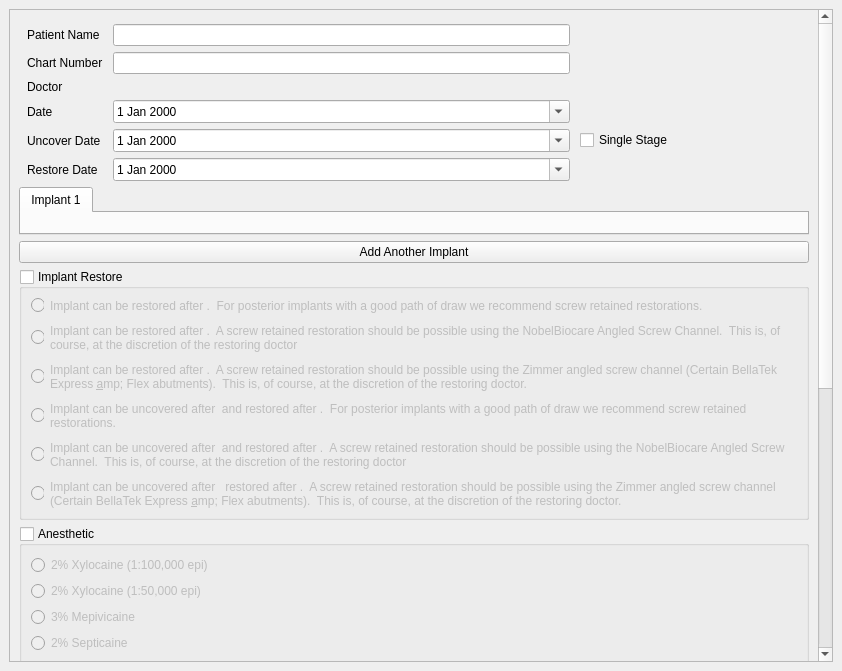
<?xml version="1.0" encoding="UTF-8"?>
<ui version="4.0">
 <class>MainWindow</class>
 <widget class="QMainWindow" name="MainWindow">
  <property name="geometry">
   <rect>
    <x>0</x>
    <y>0</y>
    <width>842</width>
    <height>671</height>
   </rect>
  </property>
  <property name="sizePolicy">
   <sizepolicy hsizetype="Expanding" vsizetype="Expanding">
    <horstretch>0</horstretch>
    <verstretch>0</verstretch>
   </sizepolicy>
  </property>
  <property name="windowTitle">
   <string>MainWindow</string>
  </property>
  <property name="styleSheet">
   <string notr="true"/>
  </property>
  <widget class="QWidget" name="centralwidget">
   <property name="sizePolicy">
    <sizepolicy hsizetype="Expanding" vsizetype="Expanding">
     <horstretch>0</horstretch>
     <verstretch>0</verstretch>
    </sizepolicy>
   </property>
   <layout class="QVBoxLayout" name="verticalLayout">
    <item>
     <widget class="QScrollArea" name="mainScroll">
      <property name="sizePolicy">
       <sizepolicy hsizetype="Expanding" vsizetype="Expanding">
        <horstretch>0</horstretch>
        <verstretch>0</verstretch>
       </sizepolicy>
      </property>
      <property name="verticalScrollBarPolicy">
       <enum>Qt::ScrollBarAlwaysOn</enum>
      </property>
      <property name="widgetResizable">
       <bool>true</bool>
      </property>
      <widget class="QWidget" name="scrollAreaWidgetContents">
       <property name="geometry">
        <rect>
         <x>0</x>
         <y>-373</y>
         <width>805</width>
         <height>1024</height>
        </rect>
       </property>
       <layout class="QGridLayout" name="gridLayout_3">
        <item row="4" column="0">
         <layout class="QGridLayout" name="bottomGrid">
          <item row="0" column="0">
           <widget class="QGroupBox" name="anestheticBox">
            <property name="title">
             <string>Anesthetic</string>
            </property>
            <property name="checkable">
             <bool>true</bool>
            </property>
            <property name="checked">
             <bool>false</bool>
            </property>
            <layout class="QVBoxLayout" name="verticalLayout_11">
             <item>
              <widget class="QRadioButton" name="radioButton_46">
               <property name="text">
                <string>2% Xylocaine (1:100,000 epi)</string>
               </property>
              </widget>
             </item>
             <item>
              <widget class="QRadioButton" name="radioButton_54">
               <property name="text">
                <string>2% Xylocaine (1:50,000 epi)</string>
               </property>
              </widget>
             </item>
             <item>
              <widget class="QRadioButton" name="radioButton_49">
               <property name="text">
                <string>3% Mepivicaine</string>
               </property>
              </widget>
             </item>
             <item>
              <widget class="QRadioButton" name="radioButton_48">
               <property name="text">
                <string>2% Septicaine</string>
               </property>
              </widget>
             </item>
             <item>
              <widget class="QRadioButton" name="radioButton_47">
               <property name="text">
                <string>2% Marcaine</string>
               </property>
              </widget>
             </item>
            </layout>
           </widget>
          </item>
          <item row="2" column="0">
           <widget class="QGroupBox" name="prescriptionsBox">
            <property name="title">
             <string>Prescriptions</string>
            </property>
            <property name="checkable">
             <bool>true</bool>
            </property>
            <property name="checked">
             <bool>false</bool>
            </property>
            <layout class="QVBoxLayout" name="verticalLayout_12">
             <item>
              <widget class="QCheckBox" name="checkBox_3">
               <property name="text">
                <string>Amoxicillin 500mg; 30 caps; Take 1 cap tid til gone</string>
               </property>
              </widget>
             </item>
             <item>
              <widget class="QCheckBox" name="checkBox_9">
               <property name="text">
                <string>PenVK 500mg; 30 caps; Take 1 cap tid til gone</string>
               </property>
              </widget>
             </item>
             <item>
              <widget class="QCheckBox" name="checkBox_8">
               <property name="text">
                <string>Cephelexin 500mg; 32 caps; Take 1 cap qid til gone</string>
               </property>
              </widget>
             </item>
             <item>
              <widget class="QCheckBox" name="checkBox_7">
               <property name="text">
                <string>Clindamycin 300mg; 30 caps; Take 1 cap tid til gone</string>
               </property>
              </widget>
             </item>
             <item>
              <widget class="QCheckBox" name="checkBox_6">
               <property name="text">
                <string>Ibuprofen 600mg; 24 tabs; Take 1 tab q6h</string>
               </property>
              </widget>
             </item>
             <item>
              <widget class="QCheckBox" name="checkBox_5">
               <property name="text">
                <string>Norco-5; 24 tabs; Take 1 tab between doses of Ibuprofen prn pain</string>
               </property>
              </widget>
             </item>
             <item>
              <widget class="QCheckBox" name="checkBox_4">
               <property name="text">
                <string>Norco-5; 24 tabs; Take 1 tab q4-6h prn pain</string>
               </property>
              </widget>
             </item>
            </layout>
           </widget>
          </item>
          <item row="1" column="0">
           <widget class="QGroupBox" name="toleranceBox">
            <property name="title">
             <string>Patient Tolerance</string>
            </property>
            <property name="checkable">
             <bool>false</bool>
            </property>
            <property name="checked">
             <bool>false</bool>
            </property>
            <layout class="QHBoxLayout" name="horizontalLayout_3">
             <item>
              <widget class="QRadioButton" name="radioButton_50">
               <property name="text">
                <string>Excellent</string>
               </property>
               <property name="checked">
                <bool>true</bool>
               </property>
              </widget>
             </item>
             <item>
              <widget class="QRadioButton" name="radioButton_53">
               <property name="text">
                <string>Good</string>
               </property>
              </widget>
             </item>
             <item>
              <widget class="QRadioButton" name="radioButton_52">
               <property name="text">
                <string>Fair</string>
               </property>
              </widget>
             </item>
             <item>
              <widget class="QRadioButton" name="radioButton_51">
               <property name="text">
                <string>Poor</string>
               </property>
              </widget>
             </item>
            </layout>
           </widget>
          </item>
          <item row="4" column="0">
           <widget class="QPushButton" name="addXray">
            <property name="text">
             <string>Upload X-Ray</string>
            </property>
           </widget>
          </item>
          <item row="5" column="0">
           <widget class="QLabel" name="xrayPath">
            <property name="text">
             <string>File Path: No Image Selected</string>
            </property>
           </widget>
          </item>
         </layout>
        </item>
        <item row="0" column="0">
         <layout class="QGridLayout" name="topGrid" rowstretch="0,0,0,0,0,0,0" columnstretch="0,2,1">
          <property name="leftMargin">
           <number>8</number>
          </property>
          <property name="topMargin">
           <number>5</number>
          </property>
          <property name="horizontalSpacing">
           <number>10</number>
          </property>
          <item row="6" column="1">
           <widget class="QDateEdit" name="restoreDate">
            <property name="calendarPopup">
             <bool>true</bool>
            </property>
           </widget>
          </item>
          <item row="4" column="1">
           <widget class="QDateEdit" name="date">
            <property name="calendarPopup">
             <bool>true</bool>
            </property>
           </widget>
          </item>
          <item row="2" column="0">
           <widget class="QLabel" name="label_7">
            <property name="text">
             <string>Chart Number</string>
            </property>
            <property name="buddy">
             <cstring>chartNumber</cstring>
            </property>
           </widget>
          </item>
          <item row="3" column="0">
           <widget class="QLabel" name="label_2">
            <property name="text">
             <string>Doctor</string>
            </property>
           </widget>
          </item>
          <item row="5" column="1">
           <widget class="QDateEdit" name="uncoverDate">
            <property name="enabled">
             <bool>true</bool>
            </property>
            <property name="calendarPopup">
             <bool>true</bool>
            </property>
           </widget>
          </item>
          <item row="4" column="0">
           <widget class="QLabel" name="label_3">
            <property name="text">
             <string>Date</string>
            </property>
            <property name="buddy">
             <cstring>date</cstring>
            </property>
           </widget>
          </item>
          <item row="5" column="2">
           <widget class="QCheckBox" name="singleStage">
            <property name="text">
             <string>Single Stage</string>
            </property>
           </widget>
          </item>
          <item row="2" column="1">
           <widget class="QLineEdit" name="chartNumber"/>
          </item>
          <item row="0" column="1">
           <widget class="QLineEdit" name="patientName">
            <property name="toolTip">
             <string>&lt;html&gt;&lt;head/&gt;&lt;body&gt;&lt;p&gt;Can be written as either:&lt;/p&gt;&lt;p&gt;Firstname Lastname&lt;/p&gt;&lt;p&gt;OR&lt;/p&gt;&lt;p&gt;Lastname, Firstname&lt;/p&gt;&lt;p&gt;(note the comma)&lt;/p&gt;&lt;/body&gt;&lt;/html&gt;</string>
            </property>
           </widget>
          </item>
          <item row="5" column="0">
           <widget class="QLabel" name="label_5">
            <property name="text">
             <string>Uncover Date</string>
            </property>
            <property name="buddy">
             <cstring>uncoverDate</cstring>
            </property>
           </widget>
          </item>
          <item row="6" column="0">
           <widget class="QLabel" name="label_4">
            <property name="text">
             <string>Restore Date</string>
            </property>
            <property name="buddy">
             <cstring>restoreDate</cstring>
            </property>
           </widget>
          </item>
          <item row="0" column="0">
           <widget class="QLabel" name="label">
            <property name="toolTip">
             <string>&lt;html&gt;&lt;head/&gt;&lt;body&gt;&lt;p&gt;Can be written as either:&lt;/p&gt;&lt;p&gt;Firstname Lastname&lt;/p&gt;&lt;p&gt;OR&lt;/p&gt;&lt;p&gt;Lastname, Firstname&lt;/p&gt;&lt;p&gt;(note the comma)&lt;/p&gt;&lt;/body&gt;&lt;/html&gt;</string>
            </property>
            <property name="inputMethodHints">
             <set>Qt::ImhNone</set>
            </property>
            <property name="text">
             <string>Patient Name</string>
            </property>
            <property name="buddy">
             <cstring>patientName</cstring>
            </property>
           </widget>
          </item>
          <item row="3" column="1">
           <layout class="QVBoxLayout" name="doctorBox"/>
          </item>
         </layout>
        </item>
        <item row="5" column="0">
         <layout class="QGridLayout" name="buttonGrid" rowstretch="0,0,0,0,0">
          <item row="3" column="0">
           <widget class="QPushButton" name="printSurgeryReport">
            <property name="text">
             <string>Create Document and Update Excel</string>
            </property>
           </widget>
          </item>
          <item row="4" column="0">
           <widget class="QPushButton" name="printChartNotesReport">
            <property name="text">
             <string>Update Excel Chart</string>
            </property>
           </widget>
          </item>
          <item row="2" column="0">
           <widget class="Line" name="line">
            <property name="midLineWidth">
             <number>5</number>
            </property>
            <property name="orientation">
             <enum>Qt::Horizontal</enum>
            </property>
           </widget>
          </item>
         </layout>
        </item>
        <item row="6" column="0">
         <widget class="QLabel" name="label_6">
          <property name="enabled">
           <bool>false</bool>
          </property>
          <property name="text">
           <string/>
          </property>
         </widget>
        </item>
        <item row="3" column="0">
         <layout class="QGridLayout" name="reportGrid">
          <item row="18" column="0">
           <widget class="QGroupBox" name="implantRestoreBox">
            <property name="title">
             <string>Implant Restore</string>
            </property>
            <property name="checkable">
             <bool>true</bool>
            </property>
            <property name="checked">
             <bool>false</bool>
            </property>
            <layout class="QGridLayout" name="gridLayout_8">
             <property name="horizontalSpacing">
              <number>6</number>
             </property>
             <property name="verticalSpacing">
              <number>11</number>
             </property>
             <item row="0" column="2">
              <widget class="QLabel" name="restoreOpt1">
               <property name="text">
                <string>Implant can be restored after &lt;Implant restore date&gt;.  For posterior implants with a good path of draw we recommend screw retained restorations.  </string>
               </property>
               <property name="wordWrap">
                <bool>true</bool>
               </property>
               <property name="buddy">
                <cstring>restoreBtn1</cstring>
               </property>
              </widget>
             </item>
             <item row="3" column="0">
              <widget class="QRadioButton" name="restoreBtn4">
               <property name="maximumSize">
                <size>
                 <width>13</width>
                 <height>16777215</height>
                </size>
               </property>
               <property name="text">
                <string/>
               </property>
              </widget>
             </item>
             <item row="2" column="2">
              <widget class="QLabel" name="restoreOpt3">
               <property name="text">
                <string>Implant can be restored after &lt;Implant restore date&gt;.  A screw retained restoration should be possible using the Zimmer angled screw channel (Certain BellaTek Express &amp; Flex abutments).  This is, of course, at the discretion of the restoring doctor.</string>
               </property>
               <property name="wordWrap">
                <bool>true</bool>
               </property>
               <property name="buddy">
                <cstring>restoreBtn3</cstring>
               </property>
              </widget>
             </item>
             <item row="5" column="0">
              <widget class="QRadioButton" name="restoreBtn6">
               <property name="maximumSize">
                <size>
                 <width>13</width>
                 <height>16777215</height>
                </size>
               </property>
               <property name="text">
                <string/>
               </property>
              </widget>
             </item>
             <item row="2" column="0">
              <widget class="QRadioButton" name="restoreBtn3">
               <property name="maximumSize">
                <size>
                 <width>13</width>
                 <height>16777215</height>
                </size>
               </property>
               <property name="text">
                <string/>
               </property>
              </widget>
             </item>
             <item row="0" column="0">
              <widget class="QRadioButton" name="restoreBtn1">
               <property name="maximumSize">
                <size>
                 <width>13</width>
                 <height>16777215</height>
                </size>
               </property>
               <property name="text">
                <string/>
               </property>
              </widget>
             </item>
             <item row="4" column="0">
              <widget class="QRadioButton" name="restoreBtn5">
               <property name="maximumSize">
                <size>
                 <width>13</width>
                 <height>16777215</height>
                </size>
               </property>
               <property name="text">
                <string/>
               </property>
              </widget>
             </item>
             <item row="1" column="0">
              <widget class="QRadioButton" name="restoreBtn2">
               <property name="maximumSize">
                <size>
                 <width>13</width>
                 <height>16777215</height>
                </size>
               </property>
               <property name="text">
                <string/>
               </property>
              </widget>
             </item>
             <item row="1" column="2">
              <widget class="QLabel" name="restoreOpt2">
               <property name="text">
                <string>Implant can be restored after &lt;Implant restore date&gt;.  A screw retained restoration should be possible using the NobelBiocare Angled Screw Channel.  This is, of course, at the discretion of the restoring doctor</string>
               </property>
               <property name="wordWrap">
                <bool>true</bool>
               </property>
               <property name="buddy">
                <cstring>restoreBtn2</cstring>
               </property>
              </widget>
             </item>
             <item row="4" column="2">
              <widget class="QLabel" name="restoreOpt5">
               <property name="text">
                <string>Implant can be uncovered after &lt;implant uncovery date&gt; and restored after &lt;Implant restore date&gt;.  A screw retained restoration should be possible using the NobelBiocare Angled Screw Channel.  This is, of course, at the discretion of the restoring doctor</string>
               </property>
               <property name="wordWrap">
                <bool>true</bool>
               </property>
               <property name="buddy">
                <cstring>restoreBtn5</cstring>
               </property>
              </widget>
             </item>
             <item row="3" column="2">
              <widget class="QLabel" name="restoreOpt4">
               <property name="text">
                <string>Implant can be uncovered after &lt;implant uncovery date&gt; and restored after &lt;Implant restore date&gt;.  For posterior implants with a good path of draw we recommend screw retained restorations.  </string>
               </property>
               <property name="wordWrap">
                <bool>true</bool>
               </property>
               <property name="buddy">
                <cstring>restoreBtn4</cstring>
               </property>
              </widget>
             </item>
             <item row="5" column="2">
              <widget class="QLabel" name="restoreOpt6">
               <property name="text">
                <string>Implant can be uncovered after &lt;implant uncovery date&gt;  restored after &lt;Implant restore date&gt;.  A screw retained restoration should be possible using the Zimmer angled screw channel (Certain BellaTek Express &amp; Flex abutments).  This is, of course, at the discretion of the restoring doctor.</string>
               </property>
               <property name="wordWrap">
                <bool>true</bool>
               </property>
               <property name="buddy">
                <cstring>restoreBtn6</cstring>
               </property>
              </widget>
             </item>
            </layout>
           </widget>
          </item>
         </layout>
        </item>
        <item row="1" column="0">
         <widget class="QTabWidget" name="createPages">
          <property name="toolTip">
           <string>&lt;html&gt;&lt;head/&gt;&lt;body&gt;&lt;p&gt;&lt;br/&gt;&lt;/p&gt;&lt;/body&gt;&lt;/html&gt;</string>
          </property>
          <property name="currentIndex">
           <number>0</number>
          </property>
          <widget class="QWidget" name="page1">
           <attribute name="title">
            <string>Implant 1</string>
           </attribute>
           <attribute name="toolTip">
            <string>Implant 1</string>
           </attribute>
           <layout class="QGridLayout" name="gridLayout_4" columnstretch="0" rowminimumheight="0,0">
            <item row="1" column="0">
             <layout class="QVBoxLayout" name="implantLayout">
              <property name="spacing">
               <number>0</number>
              </property>
             </layout>
            </item>
           </layout>
          </widget>
         </widget>
        </item>
        <item row="2" column="0">
         <widget class="QPushButton" name="addImplantYes">
          <property name="text">
           <string>Add Another Implant</string>
          </property>
         </widget>
        </item>
       </layout>
      </widget>
     </widget>
    </item>
   </layout>
  </widget>
  <action name="actionCreate">
   <property name="text">
    <string>Create</string>
   </property>
  </action>
 </widget>
 <tabstops>
  <tabstop>patientName</tabstop>
  <tabstop>chartNumber</tabstop>
  <tabstop>date</tabstop>
  <tabstop>uncoverDate</tabstop>
  <tabstop>singleStage</tabstop>
  <tabstop>restoreDate</tabstop>
 </tabstops>
 <resources/>
 <connections/>
</ui>
